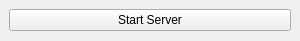
<?xml version="1.0" encoding="UTF-8"?>
<ui version="4.0">
 <class>PatusServer</class>
 <widget class="QMainWindow" name="PatusServer">
  <property name="geometry">
   <rect>
    <x>0</x>
    <y>0</y>
    <width>300</width>
    <height>41</height>
   </rect>
  </property>
  <property name="windowTitle">
   <string>Patus Server</string>
  </property>
  <widget class="QWidget" name="centralwidget">
   <layout class="QVBoxLayout" name="verticalLayout">
    <item>
     <widget class="QPushButton" name="btn_startServer">
      <property name="text">
       <string>Start Server</string>
      </property>
     </widget>
    </item>
   </layout>
  </widget>
 </widget>
 <resources/>
 <connections/>
</ui>
